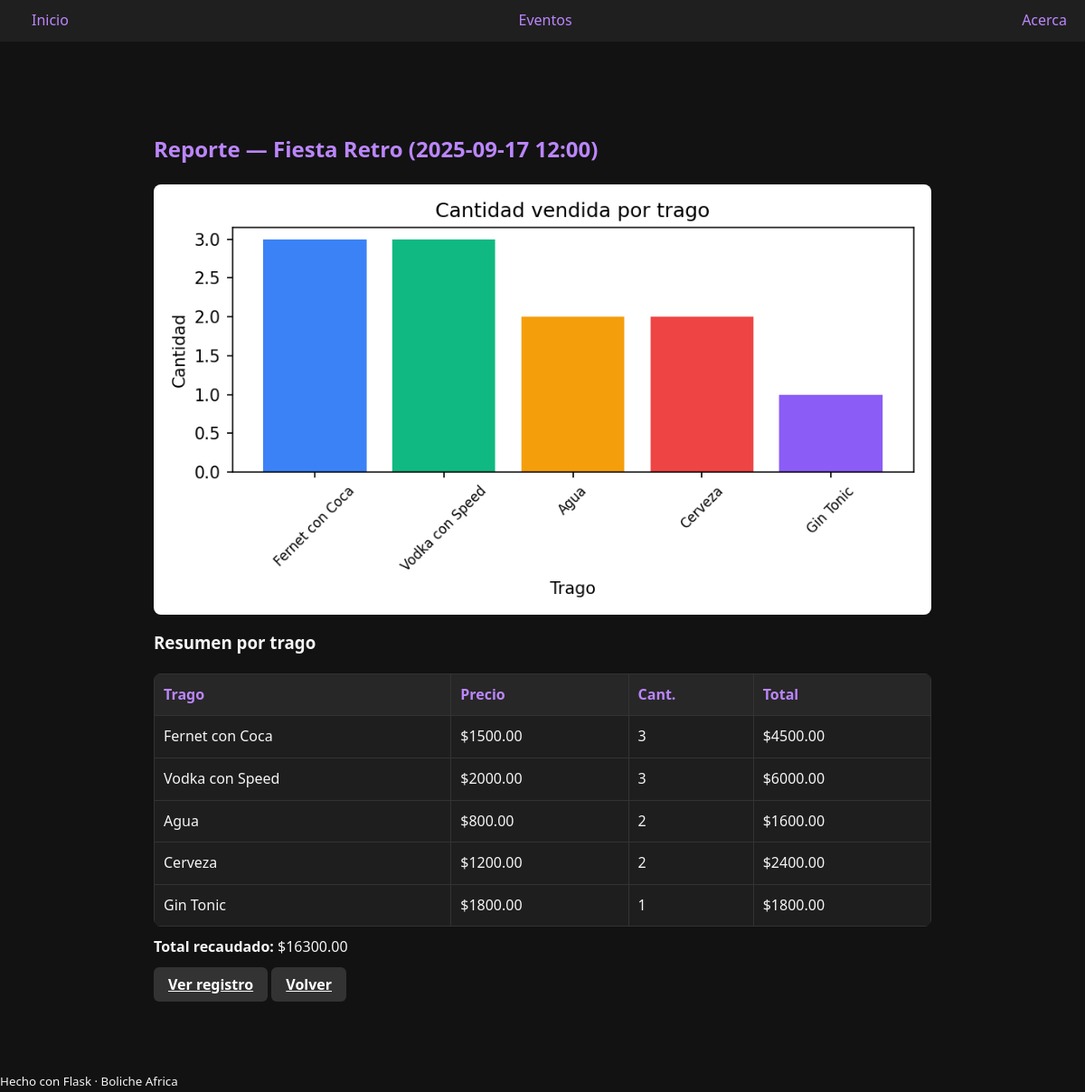
/reportes/evento/11, run on the app's committed database.
### tables this page shows
CREATE TABLE events (
            id INTEGER PRIMARY KEY AUTOINCREMENT,
            nombre TEXT NOT NULL,
            fecha TEXT NOT NULL,    -- YYYY-MM-DD
            hora  TEXT NOT NULL,    -- HH:MM
            dj TEXT,
            precio_base REAL DEFAULT 0,
            capacidad INTEGER DEFAULT 0,
            estado TEXT DEFAULT 'Programado'  -- Programado|En curso|Cerrado
        );

CREATE TABLE drinks (
            id INTEGER PRIMARY KEY AUTOINCREMENT,
            event_id INTEGER NOT NULL,
            nombre    TEXT NOT NULL,
            precio    REAL NOT NULL,
            cantidad  INTEGER NOT NULL CHECK (cantidad > 0),
            created_at TEXT DEFAULT CURRENT_TIMESTAMP, batch_id INTEGER,
            FOREIGN KEY (event_id) REFERENCES events(id) ON DELETE CASCADE
        );

### app.py (the view)
@app.route("/reportes/evento/<int:event_id>")
def reporte_evento(event_id):
    e = fetch_event_by_id(event_id)
    if not e:
        flash("Evento no encontrado.", "error")
        return redirect(url_for("eventos"))
    resumen = fetch_drinks_summary_by_event(event_id)
    report_img = build_event_report_image(event_id)
    return render_template("reporte_evento.html", evento=e, resumen=resumen, report_img=report_img)

### app.py (called while the page is built)
@app.context_processor
def inject_globals():
    return dict(APP_NAME=APP_NAME, evento_es_hoy=evento_es_hoy)

### db.py (called while the page is built)
def get_conn():
    conn = sqlite3.connect(DB_PATH, timeout=10)
    conn.row_factory = sqlite3.Row
    conn.execute("PRAGMA journal_mode=WAL;")
    conn.execute("PRAGMA foreign_keys=ON;")
    return conn

def fetch_event_by_id(event_id: int):
    with get_conn() as conn:
        cur = conn.execute("""
            SELECT id, nombre, fecha, hora, capacidad, estado
            FROM events
            WHERE id = ?
        """, (event_id,))
        row = cur.fetchone()
        return dict(row) if row else None

def fetch_drinks_summary_by_event(event_id: int):
    with get_conn() as conn:
        cur = conn.execute("""
            SELECT nombre, precio,
                   SUM(cantidad) AS cantidad,
                   SUM(precio * cantidad) AS total
            FROM drinks
            WHERE event_id = ?
            GROUP BY nombre, precio
            ORDER BY cantidad DESC, nombre ASC
        """, (event_id,))
        return [dict(r) for r in cur.fetchall()]

### templates/reporte_evento.html (shortened to what this page needs)
{% extends "base.html" %}
{% block content %}
<div class="container">
  <h2>Reporte — {{ evento.nombre }} ({{ evento.fecha }} {{ evento.hora }})</h2>
  {% if report_img %}
    <img alt="Reporte de ventas" style="max-width:100%; height:auto; border-radius:8px; display:block;">
  {% else %}
    <p>No hay datos para generar el reporte.</p>
  {% endif %}
  <h3 style="margin-top: 16px;">Resumen por trago</h3>
  {% if resumen and resumen|length > 0 %}
    {% set ns = namespace(total=0) %}
    <table>
      <thead>
        <tr>
          <th>Trago</th>
          <th>Precio</th>
          <th>Cant.</th>
          <th>Total</th>
        </tr>
      </thead>
      <tbody>
        {% for r in resumen %}
          {% set ns.total = ns.total + r.total %}
          <tr>
            <td>{{ r.nombre }}</td>
            <td>${{ "%.2f"|format(r.precio) }}</td>
            <td>{{ r.cantidad }}</td>
            <td>${{ "%.2f"|format(r.total) }}</td>
          </tr>
        {% endfor %}
      </tbody>
    </table>
    <p style="margin-top:10px;"><strong>Total recaudado:</strong> ${{ "%.2f"|format(ns.total) }}</p>
  {% else %}
    <p>Sin ventas aún.</p>
  {% endif %}
  <div style="margin-top:14px;">
    <a href="{{ url_for('ver_tragos', event_id=evento.id) }}" class="btn btn-secondary">Ver registro</a>
    <a href="{{ url_for('eventos') }}" class="btn btn-secondary">Volver</a>
  </div>
</div>
{% endblock %}

### static/css/app.css (style rules this page uses)
body { font-family: 'Segoe UI', Tahoma, sans-serif; background-color: #121212; color: #f5f5f5; margin: 0; padding: 0; line-height: 1.6; }
h1, h2 { color: #bb86fc; }
button, .btn { background: #bb86fc; border: none; padding: 8px 16px; border-radius: 6px; color: #fff; cursor: pointer; transition: background 0.2s; font-weight: bold; }
.btn-secondary { background: #333; color: #fff; }
table { border-collapse: collapse; width: 100%; margin-top: 15px; background: #1e1e1e; border-radius: 8px; overflow: hidden; }
th, td { border: 1px solid #333; padding: 10px; text-align: left; }
th { background: #272727; color: #bb86fc; }
.container { max-width: 900px; margin: 20px auto; padding: 20px; }

### data on the page
events: nombre "Fiesta Retro", fecha "2025-09-17", hora "12:00"
drinks: nombre "Agua", precio "800.00", cantidad "2", total "1600.00"
drinks: nombre "Gin Tonic", precio "1800.00", cantidad "1", total "1800.00"

### other printed values
{{ r.nombre }} "Fernet con Coca" "Vodka con Speed" "Cerveza"
{{ "%.2f"|format(r.precio) }} "1500.00" "2000.00" "1200.00"
{{ r.cantidad }} "3" "3" "2"
{{ "%.2f"|format(r.total) }} "4500.00" "6000.00" "2400.00"
{{ "%.2f"|format(ns.total) }} "16300.00"
{{ APP_NAME }} "Boliche Africa"
